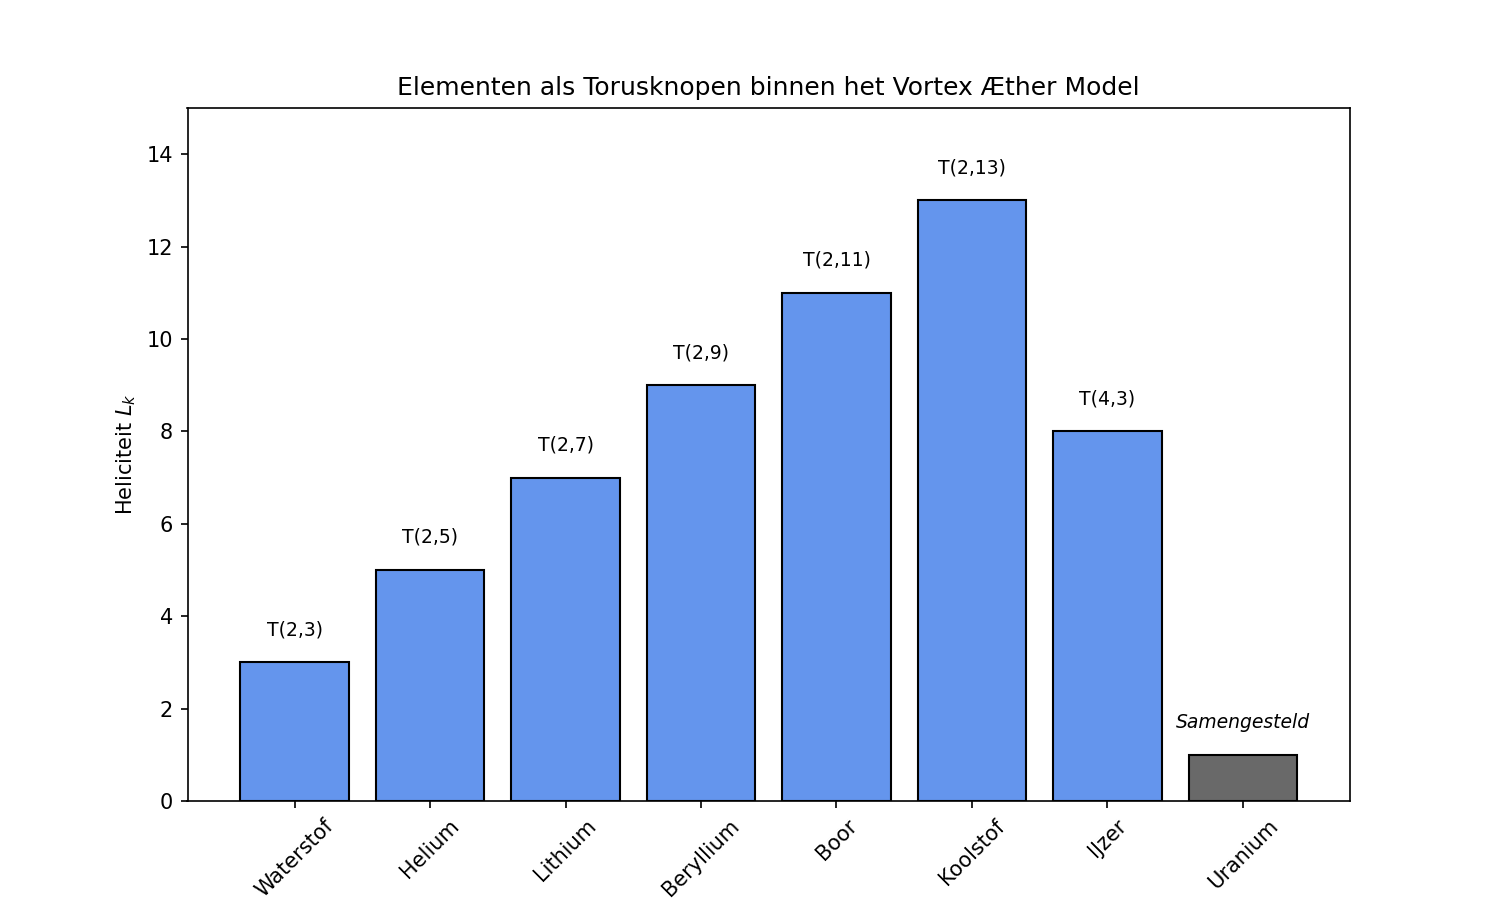

Generate this figure with Python:
import pandas as pd
import matplotlib.pyplot as plt
import numpy as np

# Gegevens: Elementen en corresponderende torusknopen
elementen = [
    "Waterstof", "Helium", "Lithium", "Beryllium", "Boor", "Koolstof", "IJzer", "Uranium"
]
Z = [1, 2, 3, 4, 5, 6, 26, 92]  # Atoomnummers
knopen = ["T(2,3)", "T(2,5)", "T(2,7)", "T(2,9)", "T(2,11)", "T(2,13)", "T(4,3)", "Complex / Samengesteld"]
helicitiet = [3, 5, 7, 9, 11, 13, 8, None]

# Maak DataFrame
df_knopen = pd.DataFrame({
    "Element": elementen,
    "Z": Z,
    "TorusKnoop": knopen,
    "Heliciteit $L_k$": helicitiet
})
# Corrigeer heliciteit door uranium expliciet een zichtbare dummywaarde te geven
df_corr = df_knopen.copy()
df_corr.loc[df_corr["Element"] == "Uranium", "Heliciteit $L_k$"] = 1  # zichtbaar maken

# Kleurenschema met laatste balk anders
bar_colors = ["cornflowerblue"] * (len(df_corr) - 1) + ["dimgray"]
bar_heights = df_corr["Heliciteit $L_k$"].astype(float).tolist()

# Plot met geforceerde uraniumbalk
fig, ax = plt.subplots(figsize=(10, 6))
bars = ax.bar(df_corr["Element"], bar_heights, color=bar_colors, edgecolor="black")

for bar, label, element in zip(bars, df_corr["TorusKnoop"], df_corr["Element"]):
    height = bar.get_height()
    if element != "Uranium":
        ax.text(bar.get_x() + bar.get_width() / 2, height + 0.5, label,
                ha='center', va='bottom', fontsize=9)
    else:
        ax.text(bar.get_x() + bar.get_width() / 2, height + 0.5,
                "Samengesteld", ha='center', va='bottom',
                fontsize=9, style='italic', color='black')

# Afwerking
ax.set_ylabel("Heliciteit $L_k$")
ax.set_title("Elementen als Torusknopen binnen het Vortex Æther Model")
ax.set_ylim(0, 15)
plt.xticks(rotation=45)


# ✅ Get the script filename dynamically and save as pdf
import os
script_name = os.path.splitext(os.path.basename(__file__))[0]
filename = f"{script_name}.pdf"
plt.savefig(filename, format="pdf", bbox_inches="tight")
filename = f"{script_name}.png"
plt.savefig(filename, dpi=150)  # Save image with high resolution
plt.tight_layout()
plt.show()

# Diagram 3: Energetisch voordeel bij splitsing vs fusie

# Stel een hypothetisch verband op tussen heliciteit en energie
Lk_values = np.arange(1, 21)  # heliciteit van 1 tot 20
E_single = Lk_values**2       # energie als enkele knoop ~ Lk^2
E_split = (Lk_values // 2)**2 + (Lk_values - Lk_values // 2)**2  # splitsing in twee knopen

# Plot
fig, ax = plt.subplots(figsize=(10, 6))
ax.plot(Lk_values, E_single, label="Eén knoop", color='royalblue', linewidth=2)
ax.plot(Lk_values, E_split, label="Twee gesplitste knopen", color='darkorange', linestyle='--', linewidth=2)

# Annotatie van verschil
diff = E_single - E_split
max_idx = np.argmax(diff)
ax.annotate("Maximaal energetisch voordeel\nbij splitsing",
            xy=(Lk_values[max_idx], E_split[max_idx]),
            xytext=(Lk_values[max_idx]+1, E_split[max_idx]+80),
            arrowprops=dict(arrowstyle='->', color='gray'),
            fontsize=10, color='black')

# Afwerking
ax.set_xlabel("Totale heliciteit $L_k$")
ax.set_ylabel("Vortexenergie $E$")
ax.set_title("Energetisch voordeel bij knoopsplitsing vs. fusie")
ax.legend()
ax.grid(True)


# ✅ Get the script filename dynamically and save as pdf
import os
script_name = os.path.splitext(os.path.basename(__file__))[0]
filename = f"3_EnergetischVoordeel.pdf"
plt.savefig(filename, format="pdf", bbox_inches="tight")
filename = f"3_EnergetischVoordeel.png"
plt.savefig(filename, dpi=150)  # Save image with high resolution
plt.tight_layout()
plt.show()

# Diagram 4: Periodiciteit als functie van knoopfamilies

# Hypothetische knoopfamilies: p=2,3,4,5,6
knoopfamilies = {
    2: {"begin_Z": 1, "count": 2},   # H, He
    3: {"begin_Z": 3, "count": 8},   # Li - Ne
    4: {"begin_Z": 11, "count": 18}, # Na - Ar
    5: {"begin_Z": 29, "count": 18}, # Cu - Kr
    6: {"begin_Z": 47, "count": 32}  # Cs - Rn
}

# Zet data om in lijsten
families = []
Z_ranges = []
counts = []
for p, data in knoopfamilies.items():
    families.append(f"p={p}")
    Z_ranges.append(f"{data['begin_Z']}–{data['begin_Z'] + data['count'] - 1}")
    counts.append(data['count'])

# Plot
fig, ax = plt.subplots(figsize=(10, 6))
bars = ax.bar(families, counts, color="mediumseagreen", edgecolor="black")

# Annotaties
for bar, zrange in zip(bars, Z_ranges):
    height = bar.get_height()
    ax.text(bar.get_x() + bar.get_width()/2, height + 1, f"Z={zrange}", ha='center', fontsize=9)

# Stijl
ax.set_ylabel("Aantal elementen")
ax.set_title("Periodieke reeksen als knoopfamilies in VAM ($p$-waarden)")
ax.set_ylim(0, 40)
# ✅ Get the script filename dynamically and save as pdf
import os
script_name = os.path.splitext(os.path.basename(__file__))[0]
filename = f"4_KnoopFamilies.pdf"
plt.savefig(filename, format="pdf", bbox_inches="tight")
filename = f"4_KnoopFamilies.png"
plt.savefig(filename, dpi=150)  # Save image with high resolution
plt.tight_layout()
plt.show()

# Diagram 5: Wervelveldenergie versus heliciteit

# Helicitywaarden en energieberekeningen
Lk_range = np.linspace(1, 20, 200)
E_linear = Lk_range           # lineair verband (klassiek model)
E_quadratic = Lk_range**2     # VAM: energie ~ Lk^2
E_log = Lk_range * np.log(Lk_range)  # alternatieve schaal voor lichte knopen

# Plot
fig, ax = plt.subplots(figsize=(10, 6))
ax.plot(Lk_range, E_linear, label="Lineair: $E \\propto L_k$", linestyle='--', color='gray')
ax.plot(Lk_range, E_quadratic, label="VAM: $E \\propto L_k^2$", color='crimson', linewidth=2)
ax.plot(Lk_range, E_log, label="Log-versterkt: $E \\propto L_k \\log L_k$", linestyle=':', color='blue')

# Labels
ax.set_xlabel("Heliciteit $L_k$")
ax.set_ylabel("Vortexenergie $E$")
ax.set_title("Vergelijking van energiemodellen voor vortexknopen")
ax.legend()
ax.grid(True)
# ✅ Get the script filename dynamically and save as pdf
import os
script_name = os.path.splitext(os.path.basename(__file__))[0]
filename = f"5_Wervelveldenergie.pdf"
plt.savefig(filename, format="pdf", bbox_inches="tight")
filename = f"5_Wervelveldenergie.png"
plt.savefig(filename, dpi=150)  # Save image with high resolution
plt.tight_layout()
plt.show()
